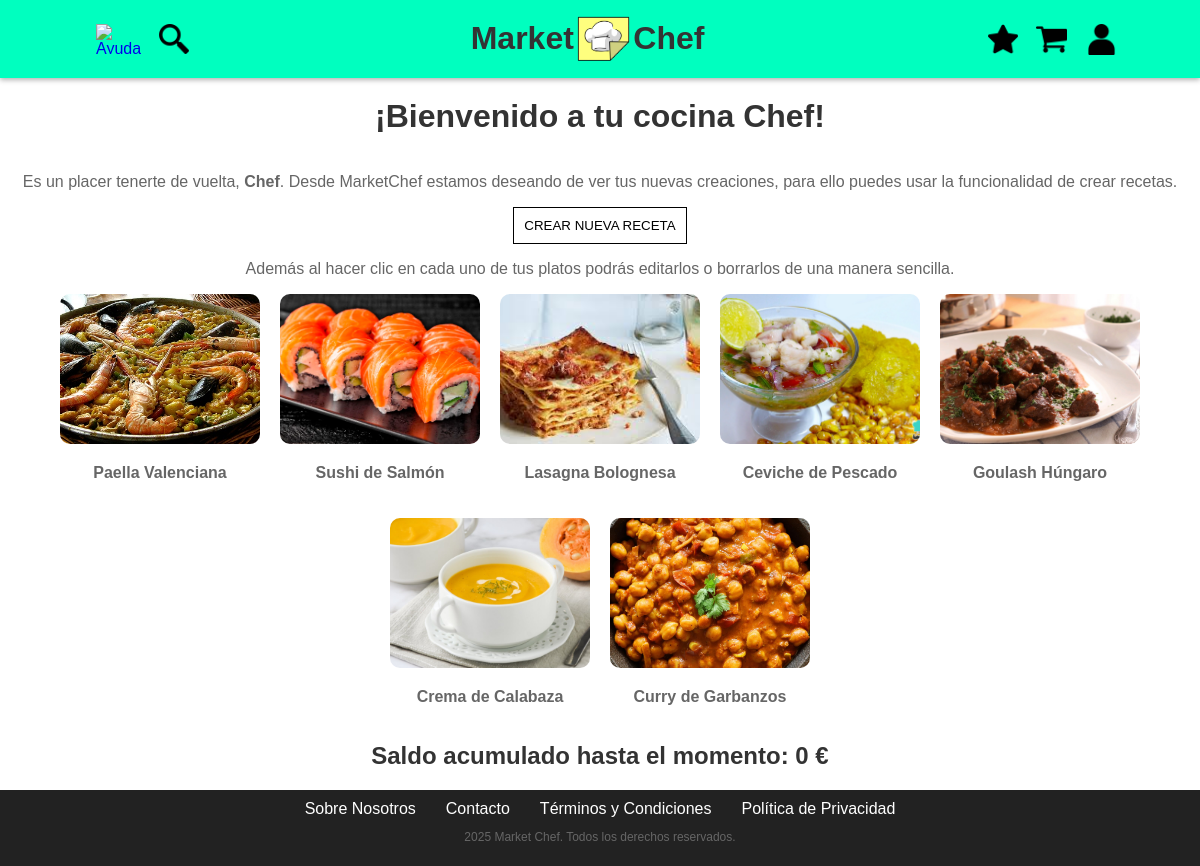
Screenshot of /estrellaMichelin.php (signed in) with the database file from the repository.
### tables this page shows
CREATE TABLE `usuarios` (
 `ID` int(11) NOT NULL AUTO_INCREMENT,
 `Nombre` varchar(100) NOT NULL,
 `Apellidos` varchar(100) NOT NULL,
 `Email` varchar(100) NOT NULL,
 `Rol` enum('Admin','User','Chef') NOT NULL DEFAULT 'User',
 `Password` varchar(250) NOT NULL COMMENT 'Se guarda el Hash',
 `Ruta` varchar(100) NOT NULL,
 PRIMARY KEY (`ID`),
 UNIQUE KEY `Email` (`Email`)
);

CREATE TABLE `recetas` (
 `ID` int(11) NOT NULL AUTO_INCREMENT,
 `Nombre` varchar(100) NOT NULL,
 `Autor` int(11) NOT NULL,
 `Descripcion` text NOT NULL,
 `Pasos` json NOT NULL,
 `Tiempo` int(11) NOT NULL,
 `Precio` double NOT NULL,
 `Fecha_Creacion` timestamp NOT NULL DEFAULT current_timestamp(),
  `Ruta` varchar(100) NOT NULL,
 PRIMARY KEY (`ID`),
 KEY `fk_recetas_autor` (`Autor`),
 CONSTRAINT `fk_recetas_autor` FOREIGN KEY (`Autor`) REFERENCES `usuarios` (`ID`) ON DELETE CASCADE ON UPDATE CASCADE
);

CREATE TABLE `chefs` (
 `Usuario` int(11) NOT NULL,
 `DNI` varchar(9) NOT NULL,
 `Cuenta_bancaria` varchar(255) NOT NULL,
 `Saldo` double NOT NULL DEFAULT 0,
 UNIQUE KEY `DNI` (`DNI`),
 KEY `fk_c_usuario` (`Usuario`),
 CONSTRAINT `fk_c_usuario` FOREIGN KEY (`Usuario`) REFERENCES `usuarios` (`ID`) ON DELETE CASCADE ON UPDATE CASCADE
);

### estrellaMichelin.php (called while the page is built, shortened)
<?php
    require_once("includes/config.php");
    $estrellaMichelinHelper = new estrellaMichelinHelper();
    $estrellaMichelinHelper->init();
    $htmlEstrellaMichelinHelper = $estrellaMichelinHelper->iniciarRol();
    require ("includes/comun/plantilla.php");
?>

### includes/entidades/receta/recetaDAO.php (called while the page is built, shortened)
<?php
class recetaDAO extends baseDAO implements IReceta
{
    public function mostrarRecetasPorAutor($userDTO)
    {
        $conn = application::getInstance()->getConexionBd();
        $query = "SELECT ID, Nombre, Ruta FROM recetas WHERE Autor = ?";
        $stmt = $conn->prepare($query);
        $autor = $userDTO->getId();
        $stmt->bind_param("i", $autor);
        if($stmt->execute())
        {
            $result = $stmt->get_result();
            $recetas = [];
            if ($result->num_rows > 0)
            {
                while ($row = $result->fetch_assoc())
                {
                    $recetas[] = new recetaDTO(
                        $row["ID"],
                        $row["Nombre"],
                        null,
                        null,
                        null,
                        null,
                        null,
                        null,
                        $row["Ruta"]
                    );
                }
            }
        }
        return $recetas;
    }
}
?>

### includes/entidades/usuario/userDTO.php (called while the page is built, shortened)
<?php
class userDTO
{
    private $id;
    private $nombre;
    private $email;
    private $rol;
    public function __construct($id, $nombre, $apellidos, $email, $rol, $password, $ruta)
    {
        $this->id = $id;
        $this->nombre = $nombre;
        $this->email = $email;
        $this->rol = $rol;
    }
    public function getId()
    {
        return $this->id;
    }
    public function getNombre()
    {
        return $this->nombre;
    }
    public function getEmail()
    {
        return $this->email;
    }
    public function getRol()
    {
        return $this->rol;
    }
}
?>

### includes/entidades/usuario/userDAO.php (called while the page is built, shortened)
<?php
class userDAO implements IUser
{
    public function buscaUsuario($userDTO)
    {
        $conn = application::getInstance()->getConexionBd();
        $query = sprintf("SELECT * FROM usuarios WHERE Email='%s'", $conn->real_escape_string($userDTO->getEmail()));
        $rs = $conn->query($query);
        if ($rs && $rs->num_rows == 1)
        {
            $fila = $rs->fetch_assoc();
            $user = new userDTO($fila['ID'], $fila['Nombre'], $fila['Apellidos'], $fila['Email'], $fila['Rol'], $fila['Password'], $fila['Ruta']);
            return $user;
        }
        return false;
    }
}
?>

### includes/entidades/usuario/userAppService.php (called while the page is built, shortened)
<?php
class userAppService
{
    private static $instance;
    public static function GetSingleton()
    {
        if (!self::$instance instanceof self)
        {
            self::$instance = new self;
        }
        return self::$instance;
    }
    public function buscarUsuario($userDTO)
    {
        $IUserDAO = userFactory::CreateUser();
        $foundedUserDTO = $IUserDAO->buscaUsuario($userDTO);
        if($foundedUserDTO){
            return $foundedUserDTO;
        }
        return false;
    }
}
?>

### includes/entidades/receta/recetaAppService.php (called while the page is built, shortened)
<?php
class recetaAppService
{
    private static $instance;
    public static function GetSingleton()
    {
        if (!self::$instance instanceof self)
        {
            self::$instance = new self;
        }
        return self::$instance;
    }
    public function mostrarRecetasPorAutor($userDTO){
        $IRecetaDAO = recetaFactory::CreateReceta();
        return $IRecetaDAO->mostrarRecetasPorAutor($userDTO);
    }
}
?>

### includes/config.php (called while the page is built, shortened)
<?php
spl_autoload_register(function ($class) {
    $prefix = 'es\\ucm\\fdi\\aw\\';
    $base_dir = __DIR__ . '/';
    $len = strlen($prefix);
    $relative_class = substr($class, $len);
    $file = $base_dir . str_replace('\\', '/', $relative_class) . '.php';
});
?>

### includes/entidades/receta/recetaDTO.php (called while the page is built, shortened)
<?php
class recetaDTO
{
    private $id;
    private $nombre;
    private $ruta;
    public function __construct($id, $nombre, $autor, $descripcion, $pasos, $tiempo, $precio, $fecha_creacion, $ruta)
    {
        $this->id = $id;
        $this->nombre = $nombre;
        $this->ruta = $ruta;
    }
    public function getId()
    {
        return $this->id;
    }
    public function getNombre()
    {
        return $this->nombre;
    }
    public function getRuta()
    {
        return $this->ruta;
    }
}
?>

### includes/application.php (called while the page is built, shortened)
<?php
class application
{
	private static $instancia;
	public static function getInstance()
	{
		if ( !self::$instancia instanceof self )
		{
			self::$instancia = new static();
		}
		return self::$instancia;
	}
	public function getEmail()
	{
		return $_SESSION['usuario'];
	}
}

### includes/entidades/usuario/userFactory.php (called while the page is built, shortened)
<?php
class userFactory
{
    public static function CreateUser() : IUser
    {
        return new userDAO();
    }
}
?>

### includes/entidades/chef/chefDAO.php (called while the page is built, shortened)
<?php
class chefDAO extends baseDAO implements IChef
{
    public function informacionChef($userDTO)
    {
        $conn = application::getInstance()->getConexionBd();
        $query = "SELECT * FROM chefs WHERE Usuario = ?";
        $stmt = $conn->prepare($query);
        $id = $userDTO->getId();
        $stmt->bind_param("i", $id);
        if($stmt->execute())
        {
            $result = $stmt->get_result();
            $chef = null;
            if ($result->num_rows > 0)
            {
                while ($row = $result->fetch_assoc())
                {
                    $chef = new chefDTO(
                        $row["Usuario"],
                        $row["DNI"],
                        $row["Cuenta_bancaria"],
                        $row["Saldo"]
                    );
                }
            }
        }
            return $chef;
    }
}
?>

### includes/entidades/chef/chefAppService.php (called while the page is built, shortened)
<?php
class chefAppService
{
    public function informacionChef($userDTO)
    {
        $IChefDAO = chefFactory::createChef();
        return $IChefDAO->informacionChef($userDTO);
    }
}
?>

### includes/entidades/chef/chefDTO.php (called while the page is built, shortened)
<?php
class chefDTO
{
    private $Saldo;
    public function __construct($id, $DNI, $Cuenta_Bancaria, $Saldo)
    {
        $this->Saldo = $Saldo;
    }
    public function getSaldo()
    {
        return $this->Saldo;
    }
}
?>

### includes/helpers/estrellaMichelinHelper.php (the view, shortened to what this page needs)
<?php
class estrellaMichelinHelper {
    private $user;
    public function init(){
        $app = application::getInstance();
        $userAppService = userAppService::GetSingleton();
        $this->user = $userAppService->buscarUsuario(new userDTO(null, null, null, $app->getEmail(), null, null, null));
    }
    public function iniciarRol() {
        $rol = $this->user->getRol();
        if($rol == 'User'){
            return <<<HTML
                <h1>¡Conviertete en un Chef Estrella Michelin!</h1>
                <p> Si quieres ser un chef, debes ponerte en contacto con nosotros y comentarnos porqué quieres ser chef, tu experiencia y tus habilidades</p>
                <p> No te olvides de adjuntar tu DNI y tu cuenta bancaria para que podamos comprobar tu identidad y gestionar los pagos</p>
                <p> ¡Para contactar con nosotros puedes acceder a la sección de contacto o simplemente haz click <a href="contacto.php">aquí</a>!</p>
            HTML;
        }else if ($rol == 'Chef'){
            $recetasHTML = $this->mostrarRecetasChef();
            $chefAppService = chefAppService::GetSingleton();
            $chefDTO = $chefAppService->informacionChef($this->user);
            return <<<HTML
                <h1> ¡Bienvenido a tu cocina Chef!</h1>
                <p> Es un placer tenerte de vuelta, <b>{$this->user->getNombre()}</b>. Desde MarketChef estamos deseando de ver tus nuevas creaciones, para ello puedes usar la funcionalidad de crear recetas.</p>
                <div>
                    <button type="button" class="send-button" onclick="location.href='crearReceta.php'">CREAR NUEVA RECETA</button>
                </div>
                <p> Además al hacer clic en cada uno de tus platos podrás editarlos o borrarlos de una manera sencilla.</p>
                {$recetasHTML}
                <h2>Saldo acumulado hasta el momento: {$chefDTO->getSaldo()} €</h2>
            HTML;
        }
    }
    public function mostrarRecetasChef() {
        $recetaAppService = recetaAppService::GetSingleton();
        $recetas = $recetaAppService->mostrarRecetasPorAutor($this->user);
        $html = '<div class="recetas-container">';
        foreach ($recetas as $receta) {
            $html .= <<<HTML
                <div class="receta-card">
                    <a href="editarReceta.php?id={$receta->getId()}">
                        <img src="img/receta/{$receta->getRuta()}" alt="{$receta->getNombre()}" class="receta-imagen">
                    </a>
                    <p class="receta-titulo">{$receta->getNombre()}</p>
                </div>
            HTML;
        }
        $html .= '</div>';
        return $html;
    }
}
?>

### CSS/estiloGeneral.css (style rules this page uses)
.send-button { background: #fff; border: 1px solid black; padding: 10px; cursor: pointer; }
.recetas-container { display: flex; flex-wrap: wrap; justify-content: center; gap: 20px; }
.receta-card { width: 200px; text-align: center; }
.receta-imagen { width: 100%; height: 150px; object-fit: cover; border-radius: 10px; cursor: pointer; transition: transform 0.3s ease; }
.receta-titulo { font-size: 16px; font-weight: bold; }
body { font-family: Arial, sans-serif; text-align: center; color: #333; margin: 0; }
h1 { font-size: 2em; margin-top: 20px; }
h2 { font-size: 1,3em; }
p { color: #666; }

### rows the page displays
usuarios: Nombre "Chef"
recetas: Ruta (picture), Nombre "Paella Valenciana"
recetas: Ruta (picture), Nombre "Sushi de Salmón"
recetas: Ruta (picture), Nombre "Lasagna Bolognesa"
recetas: Ruta (picture), Nombre "Ceviche de Pescado"
recetas: Ruta (picture), Nombre "Goulash Húngaro"
recetas: Ruta (picture), Nombre "Crema de Calabaza"
recetas: Ruta (picture), Nombre "Curry de Garbanzos"
chefs: Saldo "0"
